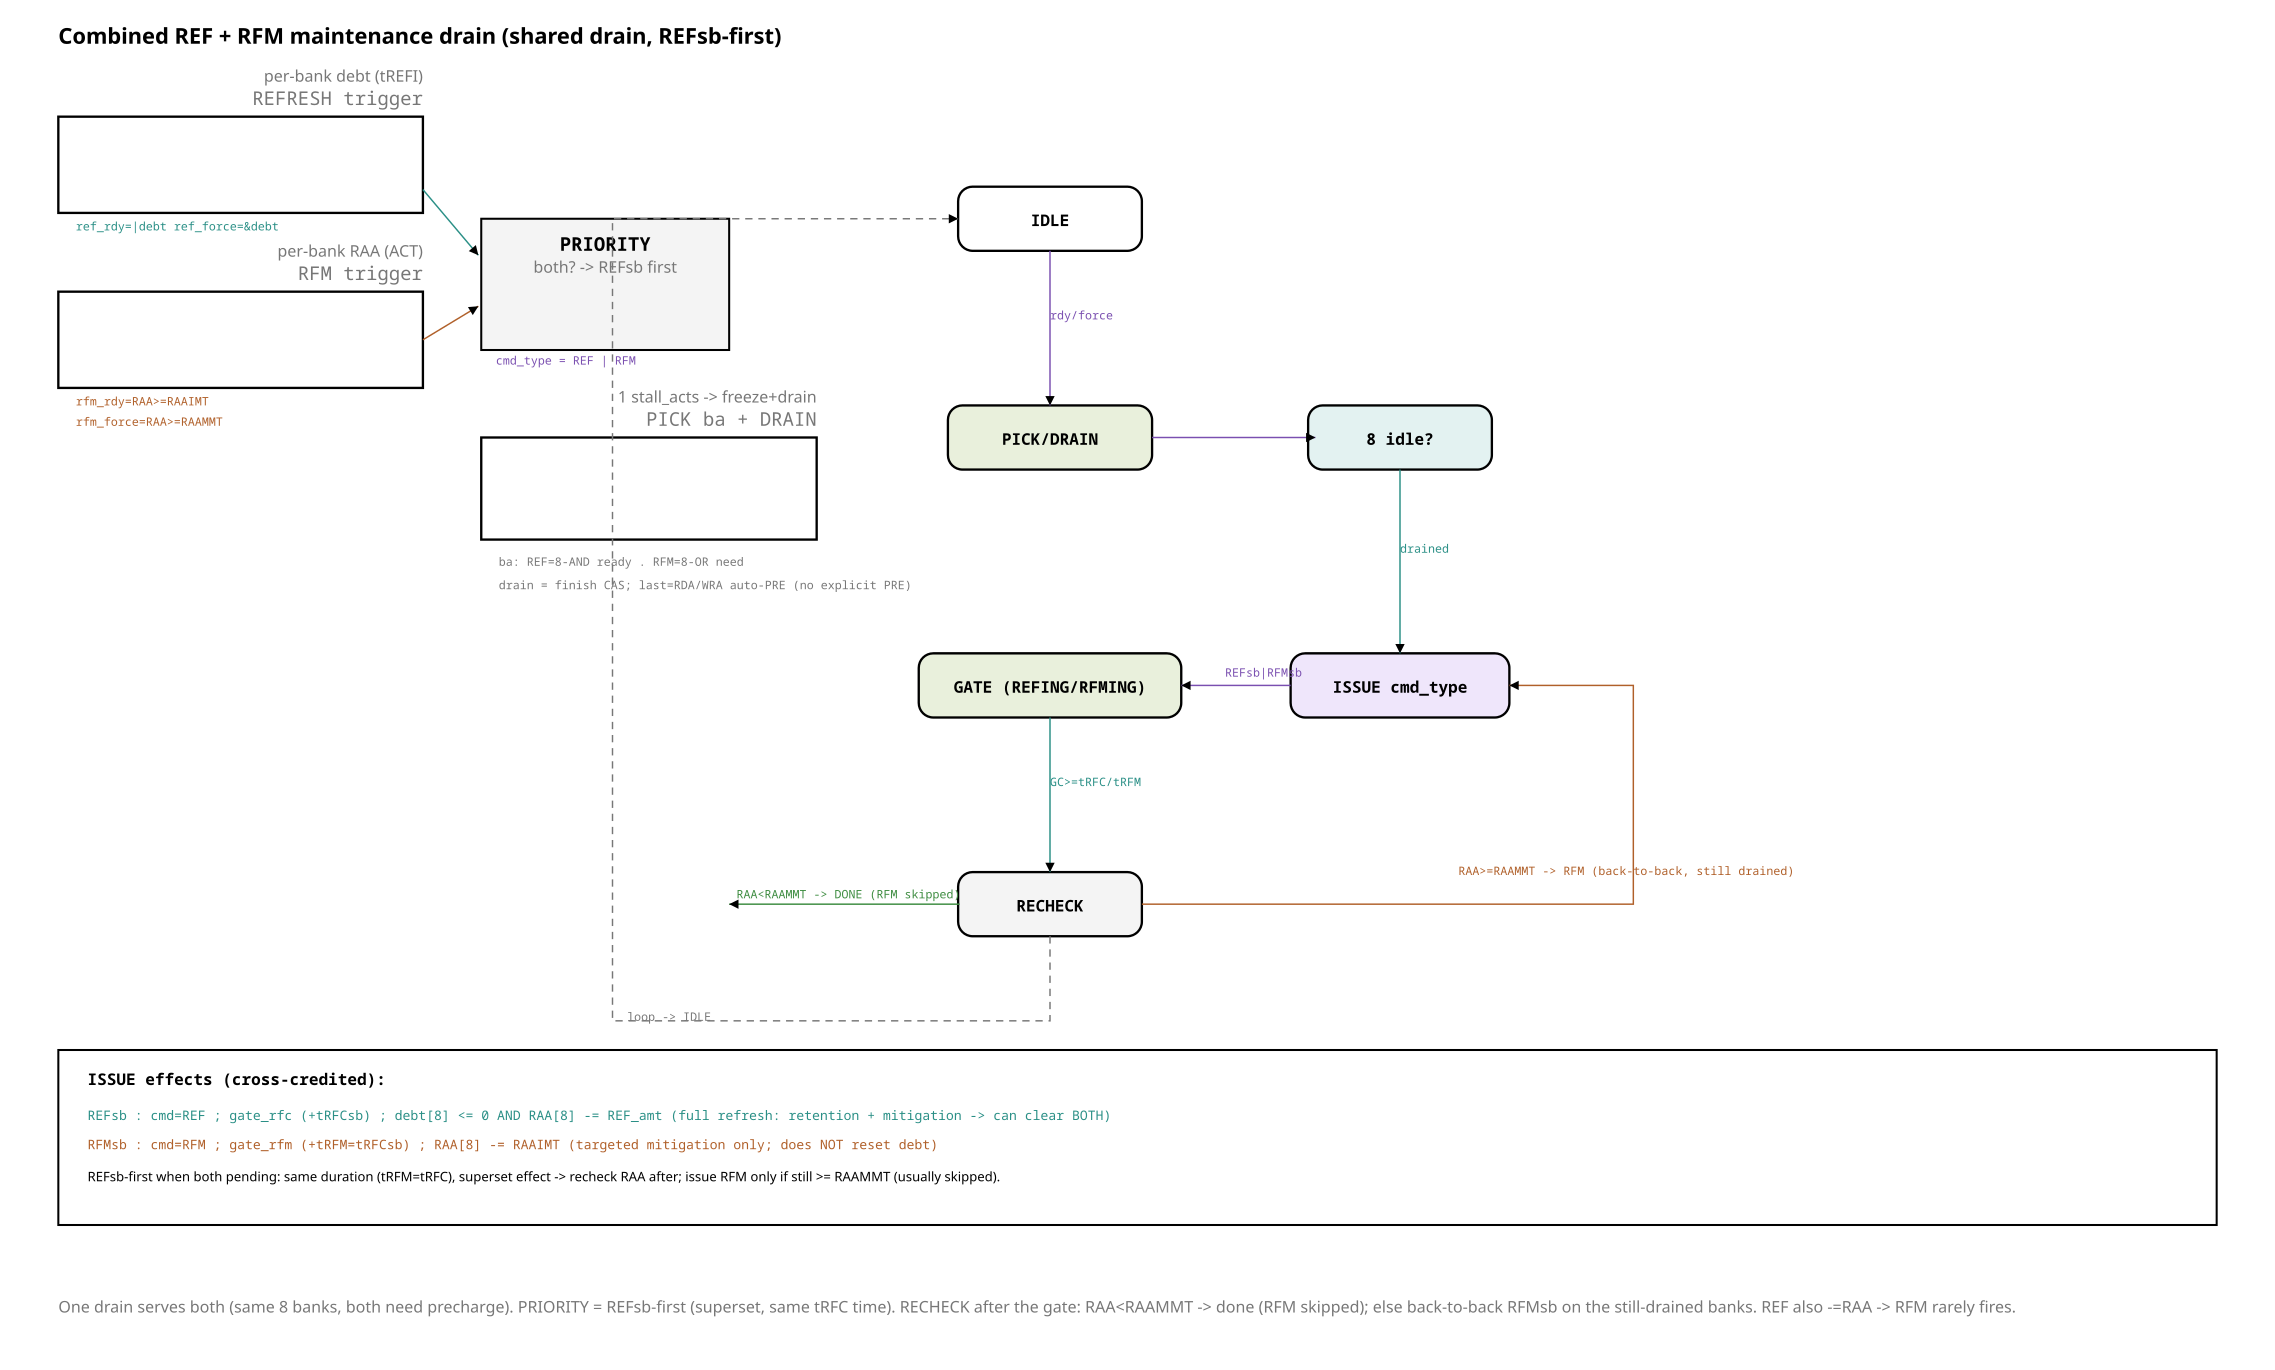

Write Python code to recreate this figure.
from rtlfig import (Fig, MUTED, FILL_NEW, FILL_LOGIC, FILL_CELL, FILL_ACTIVE,
                    FAINT, INK, PAPER, W_CELL)

# fig_80 — combined REF + RFM maintenance drain. Two triggers (debt / RAA), shared
# drain + target select, REFsb-first priority, recheck-skip, cross-credited counters.

REFC = "#2a8f86"; RFMC = "#b0602a"; ISSUE = "#7a4fb0"; GREEN = "#3d8c40"
f = Fig(1560, 940)


def state(cx, cy, name, fill=PAPER, w=126, h=44):
    f.rect(cx - w / 2, cy - h / 2, w, h, fill=fill, width=1.6, rx=10)
    f.text(cx, cy + 5, name, size=11, anchor="middle", bold=True)


f.text(40, 30, "Combined REF + RFM maintenance drain  (shared drain, REFsb-first)",
       size=15, mono=False, bold=True)

# ---- triggers (left) ----
f.block(40, 80, 250, 66, "REFRESH trigger", "per-bank debt (tREFI)")
f.text(52, 158, "ref_rdy=|debt  ref_force=&debt", size=8, mono=True, fill=REFC)
f.block(40, 200, 250, 66, "RFM trigger", "per-bank RAA (ACT)")
f.text(52, 278, "rfm_rdy=RAA>=RAAIMT", size=8, mono=True, fill=RFMC)
f.text(52, 292, "rfm_force=RAA>=RAAMMT", size=8, mono=True, fill=RFMC)

# ---- priority ----
f.logic(330, 150, 170, 90, "PRIORITY", "both? -> REFsb first", top=True)
f.line(290, 130, 328, 175, arrow=True, stroke=REFC)
f.line(290, 233, 328, 210, arrow=True, stroke=RFMC)
f.text(340, 250, "cmd_type = REF | RFM", size=8, mono=True, fill=ISSUE)

# ---- shared drain / target select ----
f.block(330, 300, 230, 70, "PICK ba + DRAIN", "1 stall_acts -> freeze+drain")
f.text(342, 388, "ba: REF=8-AND ready . RFM=8-OR need", size=8, mono=True, fill=MUTED)
f.text(342, 404, "drain = finish CAS; last=RDA/WRA auto-PRE (no explicit PRE)", size=8, mono=True, fill=MUTED)

# ---- FSM ----
IDLE = (720, 150); PICK = (720, 300); DRAIN = (960, 300)
ISS = (960, 470); GATE = (720, 470); RECK = (720, 620)
state(*IDLE, "IDLE")
state(*PICK, "PICK/DRAIN", FILL_CELL, w=140)
state(*DRAIN, "8 idle?", FILL_ACTIVE)
state(*ISS, "ISSUE cmd_type", FILL_NEW, w=150)
state(*GATE, "GATE (REFING/RFMING)", FILL_CELL, w=180)
state(*RECK, "RECHECK", FILL_LOGIC)


def edge(p1, p2, col, lab, curve):
    f.path(curve, arrow=True, stroke=col)
    f.text((p1[0]+p2[0])/2, (p1[1]+p2[1])/2 - 6, lab, size=8, mono=True, fill=col)


edge(IDLE, PICK, ISSUE, "rdy/force", f"M{IDLE[0]} {IDLE[1]+22} L{PICK[0]} {PICK[1]-22}")
edge(PICK, DRAIN, ISSUE, "", f"M{PICK[0]+70} {PICK[1]} L{DRAIN[0]-58} {DRAIN[1]}")
edge(DRAIN, ISS, REFC, "drained", f"M{DRAIN[0]} {DRAIN[1]+22} L{ISS[0]} {ISS[1]-22}")
edge(ISS, GATE, ISSUE, "REFsb|RFMsb", f"M{ISS[0]-75} {ISS[1]} L{GATE[0]+90} {GATE[1]}")
edge(GATE, RECK, REFC, "GC>=tRFC/tRFM", f"M{GATE[0]} {GATE[1]+22} L{RECK[0]} {RECK[1]-22}")

# recheck outcomes
f.line(658, 620, 500, 620, arrow=True, stroke=GREEN)
f.text(505, 616, "RAA<RAAMMT -> DONE (RFM skipped)", size=8, mono=True, fill=GREEN)
f.path(f"M{RECK[0]+63} {RECK[1]} H1120 V470 H{ISS[0]+75}", arrow=True, stroke=RFMC)
f.text(1000, 600, "RAA>=RAAMMT -> RFM (back-to-back, still drained)", size=8, mono=True, fill=RFMC)
f.path(f"M{RECK[0]} {RECK[1]+22} V700 H{IDLE[0]-300} V150 H{IDLE[0]-63}", arrow=True,
       dashed=True, stroke=MUTED)
f.text(430, 700, "loop -> IDLE", size=8, mono=True, fill=MUTED)

# ---- counter update / gate table ----
f.rect(40, 720, 1480, 120, fill=PAPER, width=1.4, stroke=INK)
f.text(60, 744, "ISSUE effects (cross-credited):", size=11, bold=True)
f.text(60, 768, "REFsb : cmd=REF ; gate_rfc (+tRFCsb) ; debt[8] <= 0  AND  RAA[8] -= REF_amt   "
       "(full refresh: retention + mitigation -> can clear BOTH)", size=9, mono=True, fill=REFC)
f.text(60, 788, "RFMsb : cmd=RFM ; gate_rfm (+tRFM=tRFCsb) ; RAA[8] -= RAAIMT   (targeted "
       "mitigation only; does NOT reset debt)", size=9, mono=True, fill=RFMC)
f.text(60, 810, "REFsb-first when both pending: same duration (tRFM=tRFC), superset effect -> "
       "recheck RAA after; issue RFM only if still >= RAAMMT (usually skipped).", size=9,
       mono=False)

f.caption(40, 900,
          "One drain serves both (same 8 banks, both need precharge). PRIORITY = REFsb-first "
          "(superset, same tRFC time). RECHECK after the gate: RAA<RAAMMT -> done (RFM skipped); "
          "else back-to-back RFMsb on the still-drained banks. REF also -=RAA -> RFM rarely fires.")

f.save("fig_80_ref_rfm_combine.svg")
print("wrote fig_80_ref_rfm_combine.svg")
